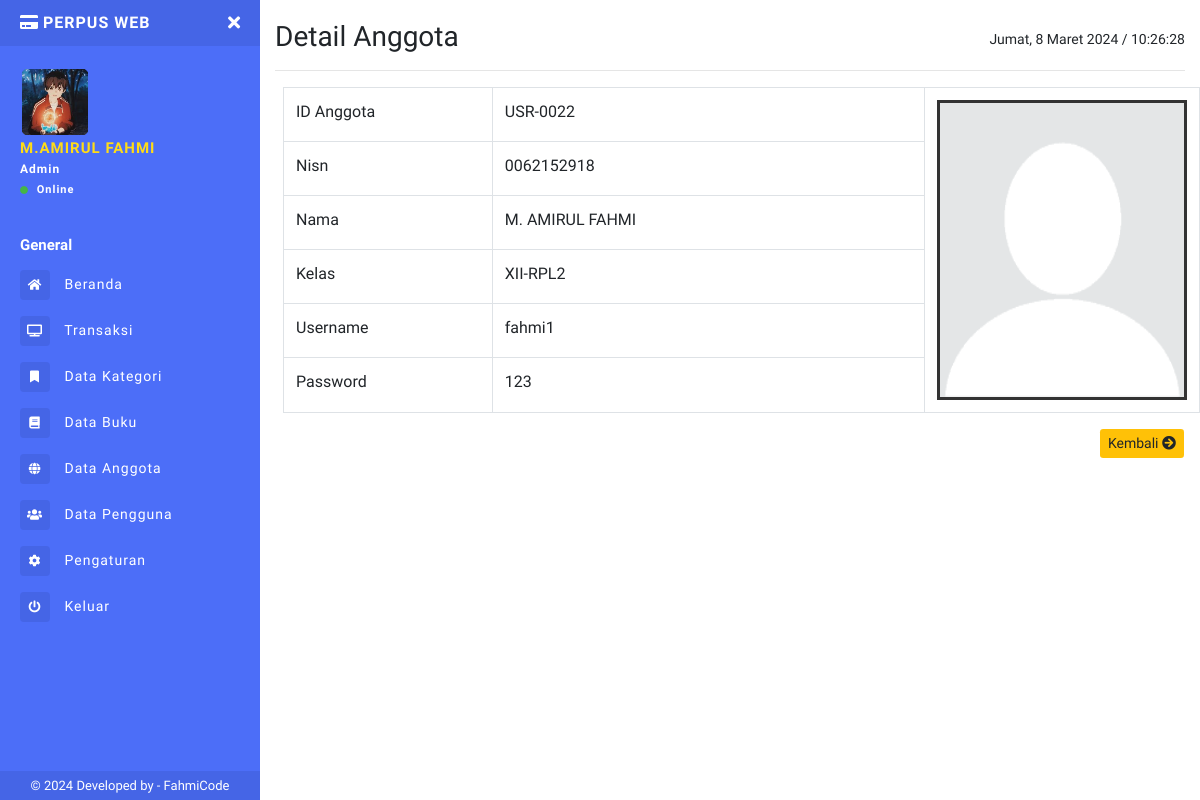
/admin/detail-anggota.php?kd_anggota=USR-0022 (signed in), run on the app's committed database.
### tables this page shows
CREATE TABLE `tb_anggota` (
  `id_anggota` char(11) NOT NULL,
  `nisn` varchar(16) NOT NULL,
  `nama` varchar(50) NOT NULL,
  `kelas` varchar(25) NOT NULL,
  `username` varchar(45) NOT NULL,
  `password` varchar(45) NOT NULL,
  `foto` varchar(50) NOT NULL,
  `created_at` timestamp NULL DEFAULT current_timestamp(),
  `updated_at` varchar(40) DEFAULT NULL,
  `status` tinyint(4) NOT NULL
);

### admin/detail-anggota.php (the view, shortened to what this page needs)
<?php
include 'sidebar.php';
?>
<h1 class="h3 mb-0">
  Detail Anggota
  <div class="float-right">
    <p id="date_time" style="font-size: 14px; margin-top:11px"></p>
  </div>
</h1>
<hr>
<section class="content">
  <div class="row ml-2">
    <div class="col-xs-12">
      <div class="panel">
        <?php
        $query = mysqli_query($conn, "SELECT * FROM tb_anggota WHERE id_anggota='" . $_GET['kd_anggota'] . "'");
        $data  = mysqli_fetch_array($query);
        ?>
        <div class="panel-body">
          <table id="example" class="table table-hover table-bordered">
            <tr>
              <td>ID Anggota</td>
              <td><?php echo $data['id_anggota']; ?></td>
              <td rowspan="9">
                <div class="pull-right image">
                  <a href="../uploads/profil/<?= $data['foto']; ?>">
                    <img src="../uploads/profil/<?= $data['foto']; ?>" class="img-rounded" height="300" width="250" alt="User Image" style="border: 3px solid #333333;" />
                  </a>
                </div>
              </td>
            </tr>
            <tr>
              <td width="250">Nisn</td>
              <td width="550"><?php echo $data['nisn']; ?></td>
            </tr>
            <tr>
              <td>Nama</td>
              <td><?php echo $data['nama']; ?></td>
            </tr>
            <tr>
              <td>Kelas</td>
              <td><?php echo $data['kelas']; ?></td>
            </tr>
            <tr>
              <td>Username</td>
              <td><?php echo $data['username']; ?></td>
            </tr>
            <tr>
              <td>Password</td>
              <td><?php echo $data['password']; ?></td>
            </tr>
          </table>
          <div class="text-right mr-3">
            <button type="button" class="btn btn-sm btn-warning text-left" onclick="history.back(-1)">Kembali <i class="fa fa-arrow-circle-right"></i></button>
          </div>
        </div>
      </div>
    </div>
  </div>
  <?php include 'footer.php'; ?>

### admin/sidebar.php (shortened to what this page needs)
<?php
include '../connection/koneksi.php';
$query = "SELECT * FROM tb_admin WHERE id = '" .  $_COOKIE['id_admin'] . "'";
$run = mysqli_query($conn, $query);
$d = mysqli_fetch_array($run);
?>
<!DOCTYPE html>
<html>
<head>
  <link rel="stylesheet" href="https://maxcdn.bootstrapcdn.com/bootstrap/4.0.0/css/bootstrap.min.css">
  <link href="../assets/css/style.css" rel="stylesheet">
  <link href="https://use.fontawesome.com/releases/v5.0.6/css/all.css" rel="stylesheet">
  <link href="../assets/vendor/datatables/dataTables.bootstrap4.min.css" rel="stylesheet">
  <link href="../assets/vendor/datatables/responsive.bootstrap4.min.css" rel="stylesheet">
</head>
<body>
  <div class="page-wrapper chiller-theme toggled">
    <nav id="sidebar" class="sidebar-wrapper">
      <div class="sidebar-content">
        <div class="sidebar-brand">
          <a href="./"><i class="fa fa-credit-card mr-1"></i>PerPus Web</a>
          <div id="close-sidebar">
            <i class="fas fa-times"></i>
          </div>
        </div>
        <div class="sidebar-header">
          <div class="user-pic" style="height:70px;width:70px;">
            <img class="img-responsive img-rounded" src="../uploads/profil/<?= $d['foto']; ?>" alt="User picture">
          </div>
          <div class="user-info">
            <span class="user-name"><?= $d['nama']; ?>
            </span>
            <span class="user-role"><?= $d['level'] ?></span>
            <span class="user-status">
              <i class="fa fa-circle"></i>
              <span>Online</span>
            </span>
          </div>
        </div>
        <div class="sidebar-menu">
          <ul>
            <li class="header-menu">
              <span>General</span>
            </li>
            <li>
              <a href="index.php">
                <i class="fas fa-home"></i>
                <span>Beranda</span>
              </a>
            </li>
            <li>
              <a href="transaksi.php">
                <i class="fa fa-tv"></i>
                <span>Transaksi</span>
              </a>
            </li>
            <li>
              <a href="kategori.php">
                <i class="fa fa-fw fa-bookmark"></i>
                <span>Data Kategori</span>
              </a>
            </li>
            <li>
              <a href="data-buku.php">
                <i class="fa fa-book"></i>
                <span>Data Buku</span>
              </a>
            </li>
            <li>
              <a href="data-anggota.php">
                <i class="fas fa-globe"></i>
                <span>Data Anggota</span>
              </a>
            </li>
            <?php
            if ($d['level'] == "Admin") { ?>
              <li>
                <a href="data-admin.php">
                  <i class="fas fa-users"></i>
                  <span>Data Pengguna</span>
                </a>
              </li>
            <?php  }  ?>
            <li>
              <a href="pengaturan.php">
                <i class="fa fa-cog"></i>
                <span>Pengaturan</span>
              </a>
            </li>
            <li>
              <a href="#Exit" data-toggle="modal">
                <i class="fa fa-power-off"></i>
                <span>Keluar</span>
              </a>
            </li>
          </ul>
        </div>
      </div>
      <div class="sidebar-footer">
        © 2024 Developed by - <a target="_blank" rel="noopener noreferrer" href="https://fahmi965.000webhostapp.com/Portofolio.html">
          FahmiCode</a>
      </div>
    </nav>
    <main class="page-content">
      <div class="container-fluid">

### data on the page
tb_anggota: id_anggota "USR-0022", foto (placeholder picture), nisn "0062152918", nama "M. AMIRUL FAHMI", kelas "XII-RPL2", username "fahmi1", password "123"

### other printed values
$d['nama'] "M.AMIRUL FAHMI"
$d['level'] "Admin"
